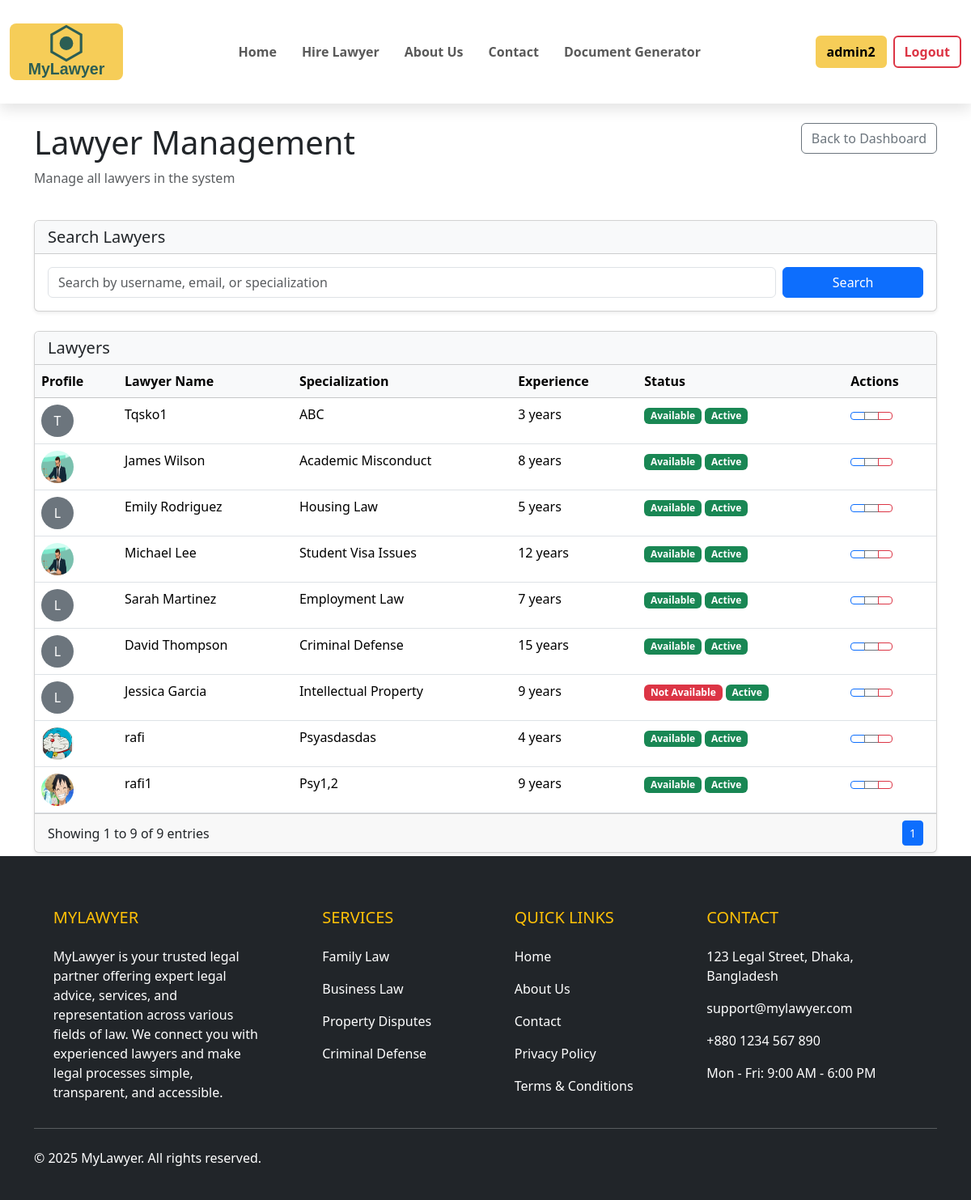
Page /admin-panel/lawyers/ (signed in) on the earlier database version.
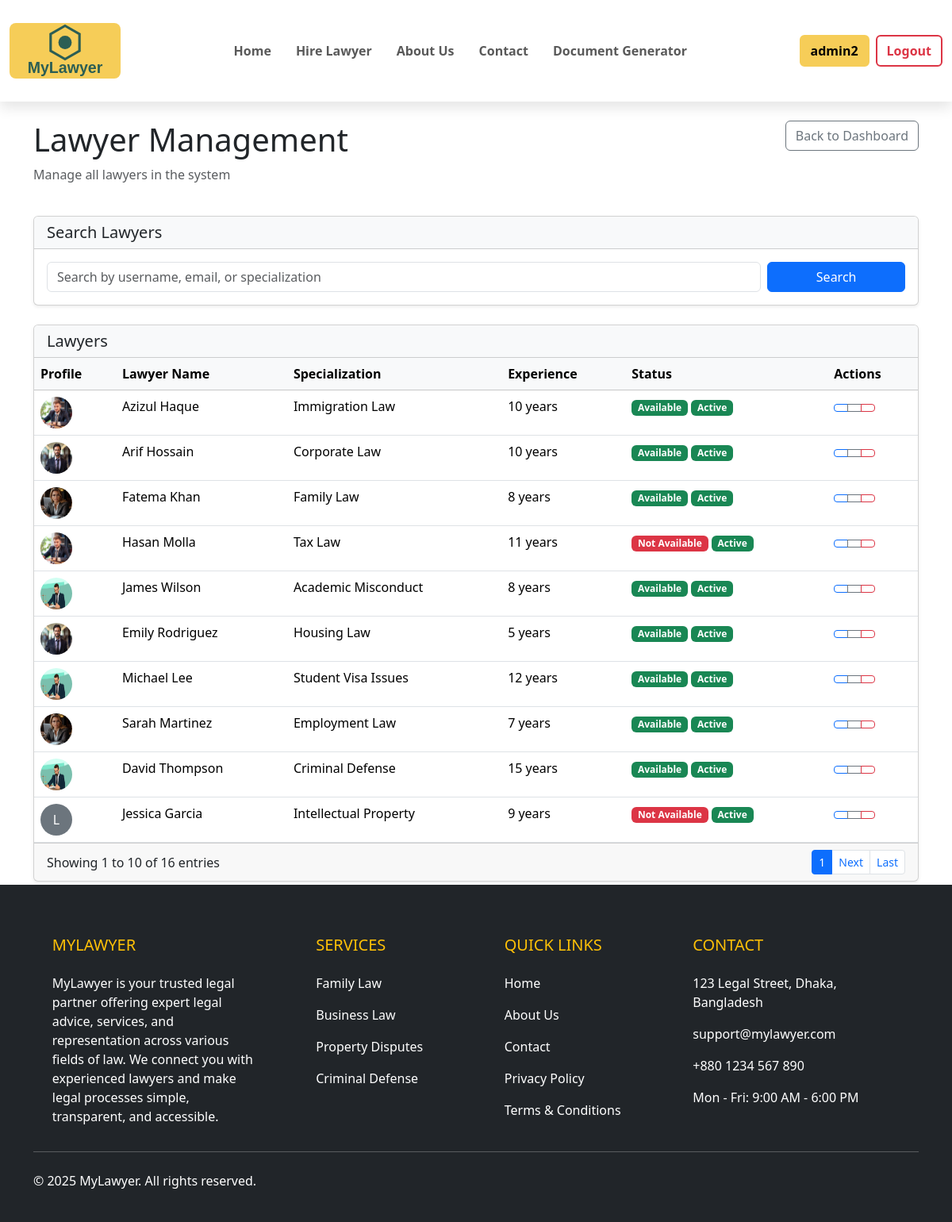
Same page on the later database version.
### core/models.py (models this page shows, shortened)
class LawyerProfile(models.Model):
    user = models.OneToOneField(User, on_delete=models.CASCADE)
    profile_picture = models.ImageField(upload_to='profile_pics/', blank=True, null=True)
    specialization = models.CharField(max_length=100)
    experience_years = models.PositiveIntegerField()
    bio = models.TextField()
    available = models.BooleanField(default=True)

### core/views.py (the view)
# urls.py: path('admin-panel/lawyers/', views.lawyer_list, name='admin_lawyer_list'),
@login_required
@user_passes_test(is_admin)
def lawyer_list(request):
    query = request.GET.get('q', '')
    lawyers = LawyerProfile.objects.filter(
        Q(user__username__icontains=query) |
        Q(user__email__icontains=query) |
        Q(specialization__icontains=query)
    ).order_by('user__username')
    paginator = Paginator(lawyers, 10)  # 10 lawyers per page
    page_number = request.GET.get('page')
    page_obj = paginator.get_page(page_number)
    return render(request, 'admin/lawyer_list.html', {'page_obj': page_obj, 'query': query})

### core/views.py (called while the page is built)
def is_admin(user):
    return user.is_superuser

### core/templates/admin/lawyer_list.html (shortened to what the changed rows need)
{% extends 'base.html' %}
{% block content %}
<div class="container mt-4">
    <div class="row mb-4">
        <div class="col-md-6">
            <h1>Lawyer Management</h1>
        </div>
    </div>
    <div class="card shadow-sm">
        <div class="card-body p-0">
            <div class="table-responsive">
                <table class="table table-hover mb-0">
                    <thead class="table-light">
                        <tr>
                            <th>Profile</th>
                            <th>Lawyer Name</th>
                            <th>Specialization</th>
                            <th>Experience</th>
                            <th>Status</th>
                            <th>Actions</th>
                        </tr>
                    </thead>
                    <tbody>
                        {% for lawyer in page_obj %}
                        <tr>
                            <td>
                                {% if lawyer.profile_picture %}
                                    <img src="{{ lawyer.profile_picture.url }}" alt="{{ lawyer.user.username }}" class="rounded-circle" width="40" height="40">
                                {% else %}
                                    <div class="rounded-circle bg-secondary d-flex align-items-center justify-content-center" style="width: 40px; height: 40px;">
                                        <span class="text-white">{{ lawyer.user.username|slice:":1"|upper }}</span>
                                    </div>
                                {% endif %}
                            </td>
                            <td>{{ lawyer.user.get_full_name|default:lawyer.user.username }}</td>
                            <td>{{ lawyer.specialization }}</td>
                            <td>{{ lawyer.experience_years }} years</td>
                            <td>
                                {% if lawyer.available %}
                                    <span class="badge bg-success">Available</span>
                                {% else %}
                                    <span class="badge bg-danger">Not Available</span>
                                {% endif %}
                                {% if lawyer.user.is_active %}
                                    <span class="badge bg-success">Active</span>
                                {% else %}
                                    <span class="badge bg-danger">Inactive</span>
                                {% endif %}
                            </td>
                            <td>
                                <div class="btn-group btn-group-sm">
                                    <a href="{% url 'admin_user_detail' lawyer.user.id %}" class="btn btn-outline-primary">
                                    </a>
                                    <a href="{% url 'admin_edit_user' lawyer.user.id %}" class="btn btn-outline-secondary">
                                    </a>
                                    <a href="{% url 'admin_remove_lawyer' lawyer.user.id %}" class="btn btn-outline-danger">
                                    </a>
                                </div>
                            </td>
                        </tr>
                        {% empty %}
                        <tr>
                            <td colspan="6" class="text-center py-4">No lawyers found.</td>
                        </tr>
                        {% endfor %}
                    </tbody>
                </table>
            </div>
        </div>
        <div class="card-footer">
            <div class="d-flex justify-content-between align-items-center">
                <div>
                    Showing {{ page_obj.start_index }} to {{ page_obj.end_index }} of
                    {{ page_obj.paginator.count }} entries
                </div>
                <nav>
                    <ul class="pagination pagination-sm mb-0">
                        {% if page_obj.has_next %}
                            <li class="page-item">
                                <a class="page-link" href="?page={{ page_obj.next_page_number }}{% if query %}&q={{ query }}{% endif %}">Next</a>
                            </li>
                            <li class="page-item">
                                <a class="page-link" href="?page={{ page_obj.paginator.num_pages }}{% if query %}&q={{ query }}{% endif %}">Last</a>
                            </li>
                        {% endif %}
                    </ul>
                </nav>
            </div>
        </div>
    </div>
</div>
{% endblock %}

Differences in the rows shown:
removed LawyerProfile: user.username "T", user.get_full_name "Tqsko1", specialization "ABC", experience_years "3", available "Available", shows "Active"
removed LawyerProfile: profile_picture (picture), user.get_full_name "rafi", specialization "Psyasdasdas", experience_years "4", available "Available", shows "Active"
removed LawyerProfile: profile_picture (picture), user.get_full_name "rafi1", specialization "Psy1,2", experience_years "9", available "Available", shows "Active"
added LawyerProfile: profile_picture (picture), user.get_full_name "Azizul Haque", specialization "Immigration Law", experience_years "10", available "Available", shows "Active"
added LawyerProfile: profile_picture (picture), user.get_full_name "Arif Hossain", specialization "Corporate Law", experience_years "10", available "Available", shows "Active"
added LawyerProfile: profile_picture (picture), user.get_full_name "Fatema Khan", specialization "Family Law", experience_years "8", available "Available", shows "Active"
added LawyerProfile: profile_picture (picture), user.get_full_name "Hasan Molla", specialization "Tax Law", experience_years "11", available "Not Available", shows "Active"
changed LawyerProfile "Housing Law": profile_picture: picture added; user.username "L" → (not shown)
changed LawyerProfile "Employment Law": profile_picture: picture added; user.username "L" → (not shown)
changed LawyerProfile "Criminal Defense": profile_picture: picture added; user.username "L" → (not shown)
Other differences:
{{ page_obj.end_index }}: "9" → "10"
{{ page_obj.paginator.count }}: "9" → "16"
text now shown: "Next Last"
